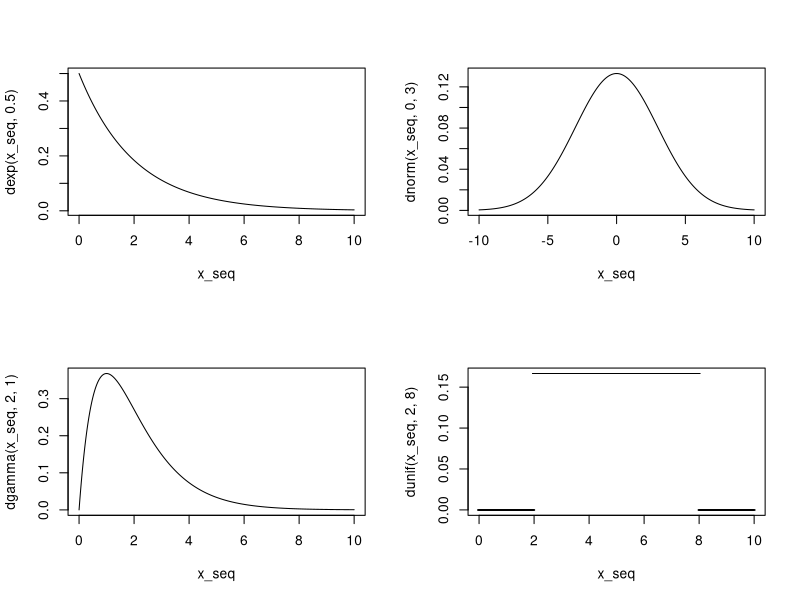
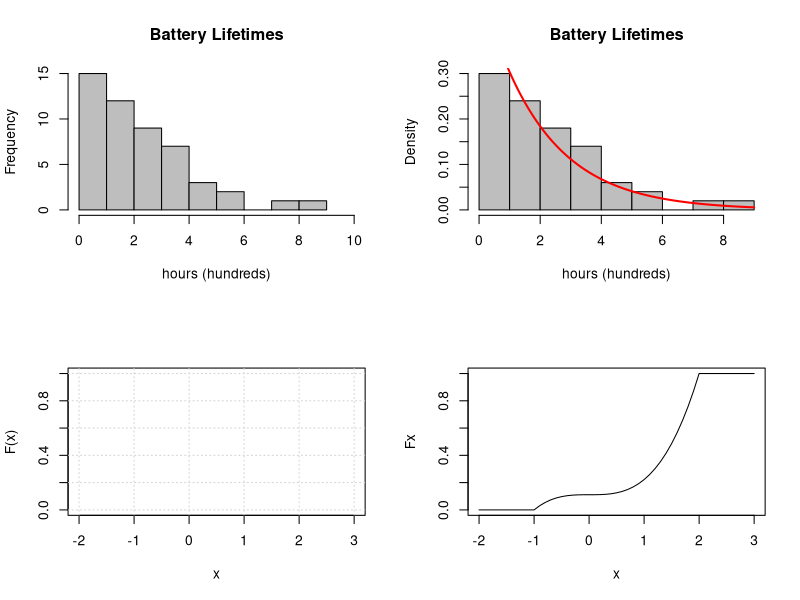
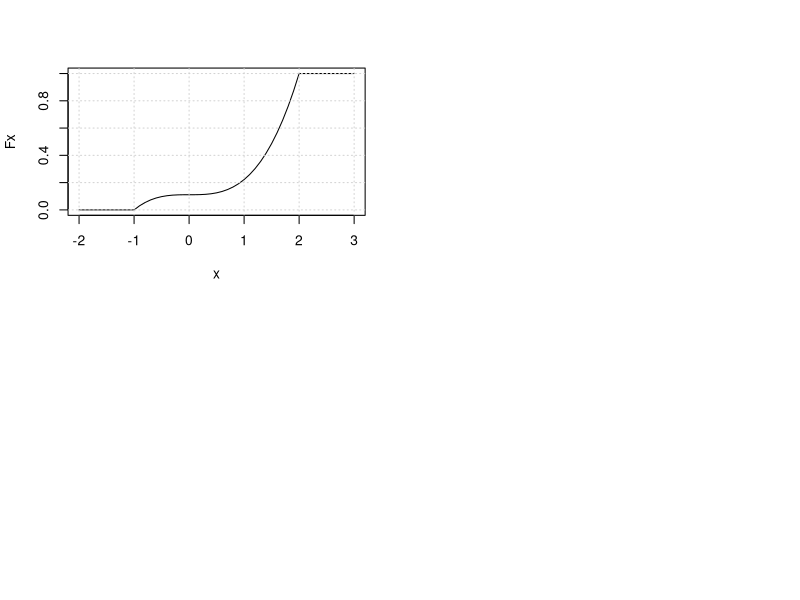

The R script that drew these images, in order:
## ---- chunk 1
par(mfrow=c(2,2))
x_seq <- seq(0, 10, 0.01)
plot(x_seq, dexp(x_seq, 0.5), type="l")

x_seq <- seq(-10, 10, 0.01)
plot(x_seq, dnorm(x_seq, 0, 3), type="l")

x_seq <- seq(0, 10, 0.01)
plot(x_seq, dgamma(x_seq, 2, 1), type="l")

x_seq <- seq(0, 10, 0.01)
plot(x_seq, dunif(x_seq, 2, 8), pch="-")

## ---- chunk 2
lifetime <- c(0.406, 0.685, 4.778, 1.725, 8.223, 2.343, 1.401, 
  2.23, 0.538, 0.234, 4.025, 3.323, 2.92, 5.088, 1.458, 1.064, 
  0.774, 0.761, 5.587, 0.517, 3.246, 2.33, 1.064, 2.563, 0.511, 
  3.246, 2.33, 1.064, 0.023, 0.225, 1.514, 3.214, 3.81, 3.334, 
  2.325, 0.333, 7.514, 0.968, 3.491, 2.921, 1.624, 0.334, 4.49, 
  1.267, 1.702, 2.634, 1.849, 0.186,  1.507, 0.294)
## ---- chunk 3
h <- hist(lifetime, xlim=c(0, 10), xlab="hours (hundreds)", 
         main="Battery Lifetimes", col = "gray")
## ---- chunk 4
	table(cut(lifetime, 0:9, include.lowest=TRUE)) 
	table(cut(lifetime, 0:9, include.lowest=TRUE))/length(lifetime)
## ---- chunk 5
h <- hist(lifetime, xlim=c(0, 9), prob=TRUE, 
      xlab="hours (hundreds)", main="Battery Lifetimes", col = "gray")
x <- seq(0, 9, 0.01)
lines(x, 0.5*exp(-x/2), col="red", lwd=2)
## ---- chunk 6
1-pexp(4, 0.5)
## ---- chunk 7
pexp(2, 0.5)+ 1-pexp(4, 0.5)
## ---- chunk 8
# P(X  > 3 | X > 2)
(1-pexp(3, 0.5))/(1-pexp(2, 0.5))
# P(X > 1)
1 - pexp(1, 0.5)
## ---- chunk 9
plot(-2:3, seq(0, 1, length.out = 6),  type="n", xlab = "x", ylab = "F(x)")
grid()
## ---- chunk 10
x <- seq(-2, 3, 0.1)
Fx <- numeric(length(x))

x_range1 <- x < -1
x_range2 <- x >= -1 & x <= 2
x_range3 <- x > 2

Fx[x_range1] <- 0
Fx[x_range2] <- (x[x_range2]^3 + 1)/9
Fx[x_range3] <- 1
plot(x, Fx, type="l")
## ---- chunk 11
plot(x, Fx, type="l"); grid() #Solution
## ---- chunk 12
x <- c(-1, 1)
diff((x^3 + 1)/9)
## ---- chunk 13
1 - (1^3 + 1)/9
## ---- chunk 14
((1^3 + 1)/9)/((1.5^3 + 1)/9)
